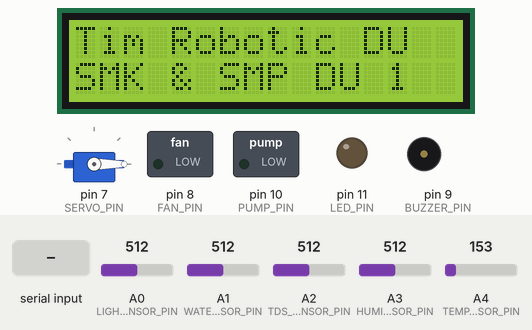
This sketch was run on a simulated Arduino Uno, built with avr-gcc and run on an emulated ATmega328P. On the bench: servo, 16×2 character LCD, switched loads named in the sketch (green lamp = pin HIGH), output pins drawn as LEDs (lit = HIGH), buzzer (waves = sounding, pin HIGH). The test bench sets the inputs (shaded band); at power-on: A1 (WATER_SENSOR_PIN) = 512, A2 (TDS_SENSOR_PIN) = 512, A0 (LIGHT_SENSOR_PIN) = 512, A3 (HUMIDITY_SENSOR_PIN) = 512, A4 (TEMP_SENSOR_PIN) = 153. What the sketch prints to the serial monitor is not drawn.

Above: at 10.7 s.
10.8 s: A1 (WATER_SENSOR_PIN) set to 690
13.8 s: A1 (WATER_SENSOR_PIN) set to 719
At 16.3 s:
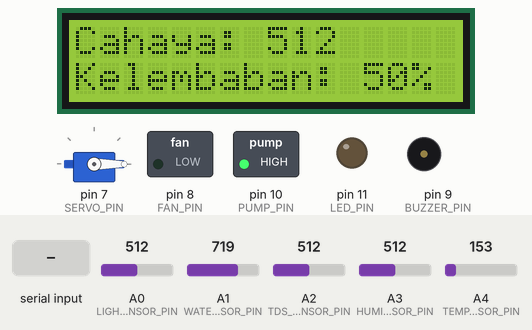
16.6 s: "O" received over Serial
At 17.5 s:
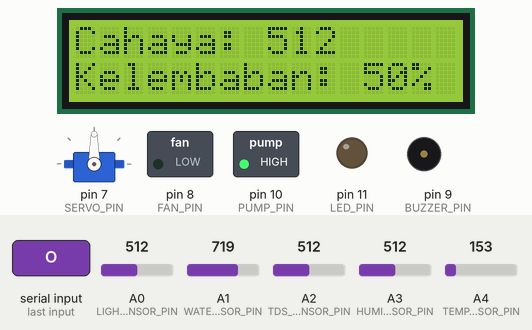
18.1 s: A2 (TDS_SENSOR_PIN) set to 447
At 20.9 s:
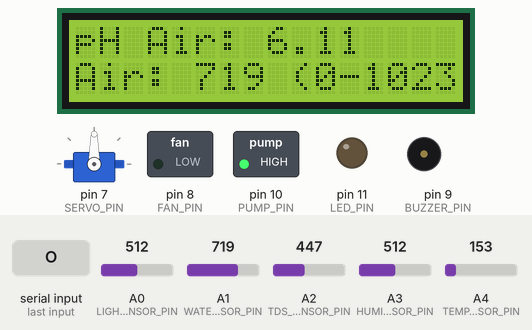
21.1 s: A2 (TDS_SENSOR_PIN) set to 431
At 21.6 s:
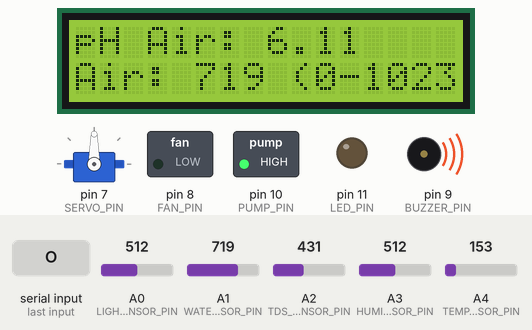
22.6 s: A0 (LIGHT_SENSOR_PIN) set to 412
25.6 s: A0 (LIGHT_SENSOR_PIN) set to 384
At 26.9 s:
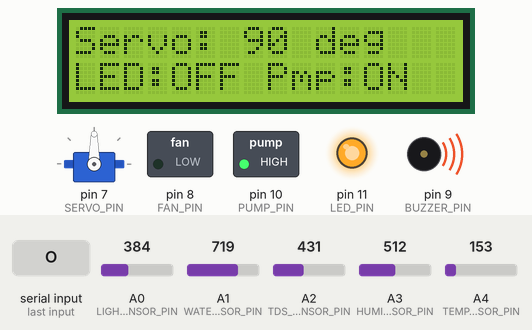
Timing chart, 0 to 28.6 s (numbered marks = the images above; inputs shaded):
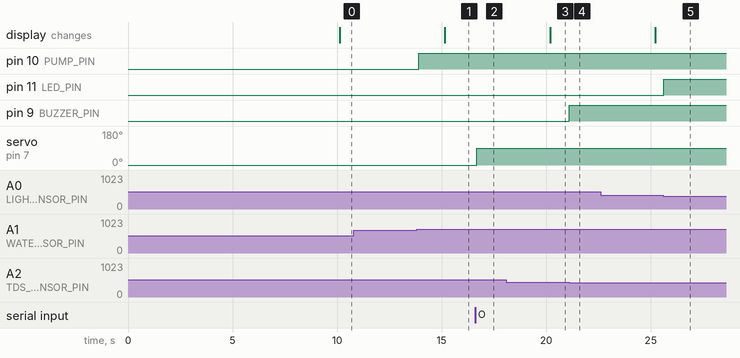

The sketch:

project.ino
```cpp
// arduino_code.ino - Kode Arduino untuk Kontrol Hand Pose, Sensor, dan LCD
// Versi Lengkap dan Siap Rilis

#include <Wire.h>
#include <LiquidCrystal_I2C.h>
#include <Servo.h> // Tambahkan library Servo

// Inisialisasi LCD dengan alamat I2C 0x27 dan 16 kolom, 2 baris
// Alamat I2C bisa berbeda (0x3F atau 0x27). Coba salah satu jika tidak berfungsi.
LiquidCrystal_I2C lcd(0x27, 16, 2);

// Inisialisasi objek Servo
Servo myServo;

// Pin untuk aktuator
const int LED_PIN = 11;    // Untuk cahaya (ON/OFF)
const int PUMP_PIN = 10;   // Untuk pompa air
const int BUZZER_PIN = 9;  // Untuk buzzer pH
const int FAN_PIN = 8;     // Untuk kipas kelembaban
const int SERVO_PIN = 7;   // Pin untuk Servo (misal: untuk kontrol pintu/gerbang)

// Pin untuk sensor
const int LIGHT_SENSOR_PIN = A0;    // Sensor cahaya (LDR)
const int WATER_SENSOR_PIN = A1;    // Sensor level air
const int TDS_SENSOR_PIN = A2;      // Sensor TDS/pH (analog output)
const int HUMIDITY_SENSOR_PIN = A3; // Sensor kelembaban (analog output, bukan DHT)
const int TEMP_SENSOR_PIN = A4;     // Sensor suhu (misal: LM35/TMP36)

// Variabel untuk menyimpan nilai sensor
int lightValue = 0;
int waterValue = 0;
float phValue = 0.0;
int humidityValue = 0; // Ini adalah nilai analog yang dipetakan, bukan % RH sebenarnya dari DHT
float temperatureValue = 0.0; // Nilai suhu dalam Celsius

// Variabel untuk kontrol servo (dari deteksi tangan)
char incomingByte = ' ';
int servoPosition = 0; // Posisi servo saat ini (0 atau 90)

// Variabel untuk LCD display cycling
unsigned long lastLcdUpdate = 0;
const long lcdUpdateInterval = 5000; // Update setiap 5 detik
int lcdScreen = 0;
const int totalLcdScreens = 6; // Jumlah total layar LCD yang akan dirotasi

void setup() {
  Serial.begin(9600); // Pastikan baud rate sama dengan di Python

  // Inisialisasi pin aktuator sebagai OUTPUT
  pinMode(LED_PIN, OUTPUT);
  pinMode(PUMP_PIN, OUTPUT);
  pinMode(BUZZER_PIN, OUTPUT);
  pinMode(FAN_PIN, OUTPUT);

  // Attach servo ke pin yang ditentukan
  myServo.attach(SERVO_PIN);
  myServo.write(0); // Pastikan servo di posisi awal (0 derajat)

  // Pastikan semua aktuator OFF di awal
  digitalWrite(LED_PIN, LOW);
  digitalWrite(PUMP_PIN, LOW);
  digitalWrite(BUZZER_PIN, LOW);
  digitalWrite(FAN_PIN, LOW);

  // Inisialisasi LCD
  lcd.init();
  lcd.backlight();
  lcd.clear();
  lcd.setCursor(0, 0);
  lcd.print("Selamat Datang!");
  lcd.setCursor(0, 1);
  lcd.print("Hand Pose Control");
  delay(2000);
}

void loop() {
  // Baca semua nilai sensor
  readSensors();

  // Proses perintah dari Python (deteksi tangan)
  if (Serial.available() > 0) {
    incomingByte = Serial.read();
    if (incomingByte == 'O') { // Tangan Terbuka
      myServo.write(90); // Gerakkan servo ke 90 derajat
      servoPosition = 90;
      Serial.println("ARDUINO_LOG: Tangan Terbuka - Servo 90");
    } else if (incomingByte == 'C') { // Tangan Tertutup
      myServo.write(0); // Gerakkan servo ke 0 derajat
      servoPosition = 0;
      Serial.println("ARDUINO_LOG: Tangan Tertutup - Servo 0");
    }
  }

  // Logika kontrol aktuator berdasarkan sensor
  controlActuators();

  // Kirim data sensor ke Python
  sendSensorDataToPython();

  // Update LCD secara bergantian
  updateLcdDisplay();

  delay(100); // Sedikit delay agar tidak terlalu cepat membanjiri serial
}

void readSensors() {
  // Sensor Cahaya (A0) - LDR
  // Nilai akan berkisar 0-1023. Nilai lebih rendah = lebih banyak cahaya.
  lightValue = analogRead(LIGHT_SENSOR_PIN);

  // Sensor Level Air (A1)
  // Nilai akan berkisar 0-1023. Nilai lebih tinggi = level air lebih tinggi (tergantung sensor).
  waterValue = analogRead(WATER_SENSOR_PIN);

  // Sensor TDS/pH (A2) - Asumsi sensor analog yang memberikan nilai mentah
  // Anda perlu kalibrasi sensor pH Anda yang sebenarnya untuk mendapatkan nilai akurat.
  // Contoh pemetaan sederhana: 0-1023 -> 0-14 pH
  int tdsRaw = analogRead(TDS_SENSOR_PIN);
  phValue = map(tdsRaw, 0, 1023, 0, 1400) / 100.0; // Peta ke 0-14, dengan 2 desimal

  // Sensor Kelembaban (A3) - Asumsi sensor kelembaban tanah atau sejenisnya dengan output analog
  // Ini BUKAN sensor DHT11/22. Nilai analog 0-1023 dipetakan ke 0-100%.
  // Anda perlu kalibrasi sensor kelembaban Anda yang sebenarnya.
  int humidityRaw = analogRead(HUMIDITY_SENSOR_PIN);
  humidityValue = map(humidityRaw, 0, 1023, 0, 100); // Peta ke 0-100%

  // Sensor Suhu (A4) - Asumsi LM35/TMP36
  // LM35: 10mV per derajat Celsius. Arduino 5V, 1024 resolusi -> 4.88mV per unit analog.
  // Suhu (C) = (nilai_analog * (5000 / 1024)) / 10
  int tempRaw = analogRead(TEMP_SENSOR_PIN);
  temperatureValue = (tempRaw * (5.0 / 1024.0)) * 100.0; // Konversi ke Celsius
}

void controlActuators() {
  // Kontrol LED/Cahaya (Pin 11)
  // Jika cahaya di bawah ambang batas (gelap), nyalakan LED.
  if (lightValue < 400) { // Ambang batas bisa disesuaikan
    digitalWrite(LED_PIN, HIGH); // LED ON
    // Serial.println("ARDUINO_LOG: LED ON (Cahaya < 400)"); // Nonaktifkan untuk mengurangi spam serial
  } else {
    digitalWrite(LED_PIN, LOW); // LED OFF
    // Serial.println("ARDUINO_LOG: LED OFF (Cahaya >= 400)"); // Nonaktifkan untuk mengurangi spam serial
  }

  // Kontrol Pompa Air (Pin 10)
  // Jika level air di atas ambang batas (misal: tangki penuh), nyalakan pompa.
  if (waterValue > 700) { // Ambang batas bisa disesuaikan
    digitalWrite(PUMP_PIN, HIGH); // Pompa ON
    // Serial.println("ARDUINO_LOG: Pompa ON (Air > 700)"); // Nonaktifkan untuk mengurangi spam serial
  } else {
    digitalWrite(PUMP_PIN, LOW); // Pompa OFF
    // Serial.println("ARDUINO_LOG: Pompa OFF (Air <= 700)"); // Nonaktifkan untuk mengurangi spam serial
  }

  // Kontrol Buzzer pH (Pin 9)
  // Jika nilai pH di luar rentang ideal (misal: terlalu basa), bunyikan buzzer.
  if (phValue > 7.5 || phValue < 6.0) { // Ambang batas bisa disesuaikan
    digitalWrite(BUZZER_PIN, HIGH); // Buzzer ON
    // Serial.println("ARDUINO_LOG: Buzzer ON (pH di luar rentang)"); // Nonaktifkan untuk mengurangi spam serial
  } else {
    digitalWrite(BUZZER_PIN, LOW); // Buzzer OFF
    // Serial.println("ARDUINO_LOG: Buzzer OFF (pH dalam rentang)"); // Nonaktifkan untuk mengurangi spam serial
  }

  // Kontrol Kipas Kelembaban (Pin 8)
  // Jika kelembaban di atas ambang batas, nyalakan kipas.
  if (humidityValue > 60) { // Ambang batas bisa disesuaikan
    digitalWrite(FAN_PIN, HIGH); // Kipas ON
    // Serial.println("ARDUINO_LOG: Kipas ON (Kelembaban > 60%)"); // Nonaktifkan untuk mengurangi spam serial
  } else {
    digitalWrite(FAN_PIN, LOW); // Kipas OFF
    // Serial.println("ARDUINO_LOG: Kipas OFF (Kelembaban <= 60%)"); // Nonaktifkan untuk mengurangi spam serial
  }
}

void sendSensorDataToPython() {
  // Mengirim data dalam format CSV: LIGHT,WATER_LEVEL,PH_WATER,HUMIDITY,TEMPERATURE,PUMP_STATUS
  // Format ini harus sesuai dengan parsing di app.py
  Serial.print("DATA:");
  Serial.print(lightValue);
  Serial.print(",");
  Serial.print(waterValue);
  Serial.print(",");
  Serial.print(phValue, 2); // Kirim dengan 2 angka di belakang koma
  Serial.print(",");
  Serial.print(humidityValue);
  Serial.print(",");
  Serial.print(temperatureValue, 2); // Kirim dengan 2 angka di belakang koma
  Serial.print(",");
  Serial.println(digitalRead(PUMP_PIN) == HIGH ? "ON" : "OFF");
}

void updateLcdDisplay() {
  unsigned long currentMillis = millis();
  if (currentMillis - lastLcdUpdate >= lcdUpdateInterval) {
    lastLcdUpdate = currentMillis;
    lcd.clear();

    switch (lcdScreen) {
      case 0:
        lcd.setCursor(0, 0);
        lcd.print("Selamat Datang!");
        lcd.setCursor(0, 1);
        lcd.print("Hand Pose Control");
        break;
      case 1:
        lcd.setCursor(0, 0);
        lcd.print("Tim Robotic DU");
        lcd.setCursor(0, 1);
        lcd.print("SMK & SMP DU 1");
        break;
      case 2: // Menampilkan data sensor cahaya dan kelembaban
        lcd.setCursor(0, 0);
        lcd.print("Cahaya: ");
        lcd.print(lightValue);
        lcd.setCursor(0, 1);
        lcd.print("Kelembaban: ");
        lcd.print(humidityValue);
        lcd.print("%");
        break;
      case 3: // Menampilkan data sensor pH dan level air
        lcd.setCursor(0, 0);
        lcd.print("pH Air: ");
        lcd.print(phValue, 2);
        lcd.setCursor(0, 1);
        lcd.print("Air: ");
        lcd.print(waterValue);
        lcd.print(" (0-1023)");
        break;
      case 4: // Menampilkan status servo dan aktuator
        lcd.setCursor(0, 0);
        lcd.print("Servo: ");
        lcd.print(servoPosition);
        lcd.print(" deg");
        lcd.setCursor(0, 1);
        lcd.print("LED:"); lcd.print(digitalRead(LED_PIN) == HIGH ? "ON" : "OFF");
        lcd.print(" Pmp:"); lcd.print(digitalRead(PUMP_PIN) == HIGH ? "ON" : "OFF");
        break;
      case 5: // Menampilkan suhu dan status pompa
        lcd.setCursor(0, 0);
        lcd.print("Suhu: ");
        lcd.print(temperatureValue, 1); // Tampilkan suhu dengan 1 desimal
        lcd.print((char)223); // Karakter derajat
        lcd.print("C");
        lcd.setCursor(0, 1);
        lcd.print("Pompa: ");
        lcd.print(digitalRead(PUMP_PIN) == HIGH ? "ON" : "OFF");
        break;
    }
    lcdScreen = (lcdScreen + 1) % totalLcdScreens; // Siklus melalui semua layar
  }
}
```

Measured:
- the behaviour switches between 700 and 701 on A1 (WATER_SENSOR_PIN) (found by bisection; images 0 and 1)
- the behaviour switches between 439 and 438 on A2 (TDS_SENSOR_PIN) (found by bisection; images 3 and 4)
- the behaviour switches between 400 and 399 on A0 (LIGHT_SENSOR_PIN) (found by bisection; images 4 and 5)
- after the input at 10.8 s, every drawn part: stays the same
- after the input at 13.8 s, pin 10 (PUMP_PIN): LOW → HIGH after 0.10 s
- after the input at 16.6 s, servo on pin 7 (SERVO_PIN): 0° → 90° after 0.08 s
- after the input at 18.1 s, the display: changes after 2.1 s (image 3)
- after the input at 21.1 s, pin 9 (BUZZER_PIN): LOW → HIGH at once
- after the input at 25.6 s, pin 11 (LED_PIN): LOW → HIGH at once
